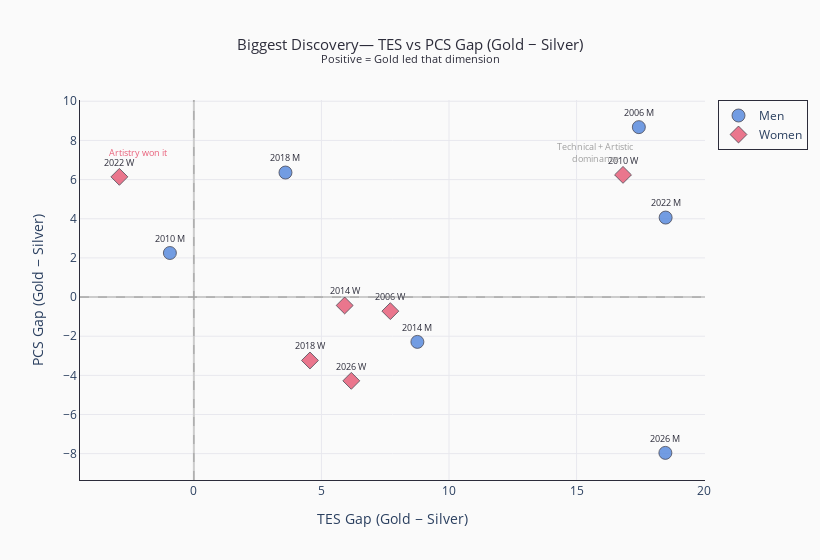

This figure's notebook cell:
### Markdown cell above
### Visual 1 — The Gap Map
*Each dot is one Olympics event. Where does it fall?*

| Quadrant | Meaning |
|---|---|
| Top-right | Gold dominated **both** technically and artistically |
| Bottom-right | Technical dominance alone carried the gold |
| Top-left | 🚨 Artistry won it — Gold trailed on TES but led on PCS |
| Bottom-left | Silver was better on both — a true upset |

### Code cell
fig1 = go.Figure()

for gender, color, symbol in [('M', MEN_COLOR, 'circle'), ('W', WOMEN_COLOR, 'diamond')]:
    sub = gaps[gaps['gender'] == gender]
    fig1.add_trace(go.Scatter(
        x=sub['tes_gap'], y=sub['pcs_gap'],
        mode='markers+text',
        name='Men' if gender == 'M' else 'Women',
        marker=dict(color=color, size=13, opacity=0.85,
                    line=dict(color=SPINE_COLOR, width=0.8), symbol=symbol),
        text=sub['label'], textposition='top center',
        textfont=dict(size=8.5, color=SPINE_COLOR),
        customdata=sub[['skater_gold', 'skater_silver']].values,
        hovertemplate=(
            '<b>%{text}</b><br>'
            '🥇 %{customdata[0]}<br>'
            '🥈 %{customdata[1]}<br>'
            'TES Gap: %{x:+.2f}<br>'
            'PCS Gap: %{y:+.2f}'
            '<extra></extra>'
        )
    ))

fig1.add_hline(y=0, line_dash='dash', line_color='#9e9e9e', line_width=1)
fig1.add_vline(x=0, line_dash='dash', line_color='#9e9e9e', line_width=1)

fig1.add_annotation(x=gaps['tes_gap'].max()*0.85, y=gaps['pcs_gap'].max()*0.85,
    text='Technical + Artistic<br>dominance', showarrow=False,
    font=dict(size=9, color='#9e9e9e'), align='center')
fig1.add_annotation(x=gaps['tes_gap'].min()*0.75, y=gaps['pcs_gap'].max()*0.85,
    text='Artistry won it', showarrow=False,
    font=dict(size=9, color='#e8607a'), align='center')

fig1.update_layout(
    title=dict(
        text='Biggest Discovery— TES vs PCS Gap (Gold − Silver)<br>'
             '<sup>Positive = Gold led that dimension</sup>',
        font=dict(size=15, color=SPINE_COLOR), x=0.5, xanchor='center'),
    xaxis=dict(title='TES Gap (Gold − Silver)', gridcolor='#e8e8ee',
               linecolor=SPINE_COLOR, zerolinecolor='#ccc'),
    yaxis=dict(title='PCS Gap (Gold − Silver)', gridcolor='#e8e8ee',
               linecolor=SPINE_COLOR, zerolinecolor='#ccc'),
    plot_bgcolor=BG_COLOR, paper_bgcolor=BG_COLOR,
    legend=dict(bordercolor=SPINE_COLOR, borderwidth=1),
    hoverlabel=dict(bgcolor='white', bordercolor=SPINE_COLOR, font_size=12),
    width=820, height=560
)
fig1.show()

### Figure 1 — Plotly figure (JSON) as saved in the notebook; plotly's stock layout.template omitted (floating-point values rounded to 4 significant figures)
{"data": [{"customdata": [["SHAIDOROV Mikhail", "KAGIYAMA Yuma"], ["CHEN Nathan", "KAGIYAMA Yuma"], ["HANYU Yuzuru", "UNO Shoma"], ["HANYU Yuzuru", "CHAN Patrick"], ["LYSACEK Evan", "PLUSHENKO Evgeni"], ["PLUSHENKO Evgeni", "LAMBIEL Stephane"]], "hovertemplate": "<b>%{text}</b><br>🥇 %{customdata[0]}<br>🥈 %{customdata[1]}<br>TES Gap: %{x:+.2f}<br>PCS Gap: %{y:+.2f}<extra></extra>", "marker": {"color": "#5b8cde", "line": {"color": "#2c2c3a", "width": 0.8}, "opacity": 0.85, "size": 13, "symbol": "circle"}, "mode": "markers+text", "name": "Men", "text": ["2026 M", "2022 M", "2018 M", "2014 M", "2010 M", "2006 M"], "textfont": {"color": "#2c2c3a", "size": 8.5}, "textposition": "top center", "type": "scatter", "x": [18.48, 18.49, 3.59, 8.76, -0.94, 17.44], "y": [-7.96, 4.06, 6.36, -2.29, 2.25, 8.68]}, {"customdata": [["LIU Alysa", "SAKAMOTO Kaori"], ["SHCHERBAKOVA Anna", "TRUSOVA Alexandra"], ["ZAGITOVA Alina", "MEDVEDEVA Evgenia"], ["SOTNIKOVA Adelina", "KIM Yuna"], ["KIM Yu-Na", "ASADA Mao"], ["ARAKAWA Shizuka", "COHEN Sasha"]], "hovertemplate": "<b>%{text}</b><br>🥇 %{customdata[0]}<br>🥈 %{customdata[1]}<br>TES Gap: %{x:+.2f}<br>PCS Gap: %{y:+.2f}<extra></extra>", "marker": {"color": "#e8607a", "line": {"color": "#2c2c3a", "width": 0.8}, "opacity": 0.85, "size": 13, "symbol": "diamond"}, "mode": "markers+text", "name": "Women", "text": ["2026 W", "2022 W", "2018 W", "2014 W", "2010 W", "2006 W"], "textfont": {"color": "#2c2c3a", "size": 8.5}, "textposition": "top center", "type": "scatter", "x": [6.17, -2.92, 4.55, 5.91, 16.82, 7.7], "y": [-4.28, 6.14, -3.24, -0.43, 6.24, -0.72]}], "layout": {"annotations": [{"align": "center", "font": {"color": "#9e9e9e", "size": 9}, "showarrow": false, "text": "Technical + Artistic<br>dominance", "x": 15.72, "y": 7.378}, {"align": "center", "font": {"color": "#e8607a", "size": 9}, "showarrow": false, "text": "Artistry won it", "x": -2.19, "y": 7.378}], "height": 560, "hoverlabel": {"bgcolor": "white", "bordercolor": "#2c2c3a", "font": {"size": 12}}, "legend": {"bordercolor": "#2c2c3a", "borderwidth": 1}, "paper_bgcolor": "#fafafa", "plot_bgcolor": "#fafafa", "shapes": [{"line": {"color": "#9e9e9e", "dash": "dash", "width": 1}, "type": "line", "x0": 0, "x1": 1, "xref": "x domain", "y0": 0, "y1": 0, "yref": "y"}, {"line": {"color": "#9e9e9e", "dash": "dash", "width": 1}, "type": "line", "x0": 0, "x1": 0, "xref": "x", "y0": 0, "y1": 1, "yref": "y domain"}], "title": {"font": {"color": "#2c2c3a", "size": 15}, "text": "Biggest Discovery— TES vs PCS Gap (Gold − Silver)<br><sup>Positive = Gold led that dimension</sup>", "x": 0.5, "xanchor": "center"}, "width": 820, "xaxis": {"gridcolor": "#e8e8ee", "linecolor": "#2c2c3a", "title": {"text": "TES Gap (Gold − Silver)"}, "zerolinecolor": "#ccc"}, "yaxis": {"gridcolor": "#e8e8ee", "linecolor": "#2c2c3a", "title": {"text": "PCS Gap (Gold − Silver)"}, "zerolinecolor": "#ccc"}}}
